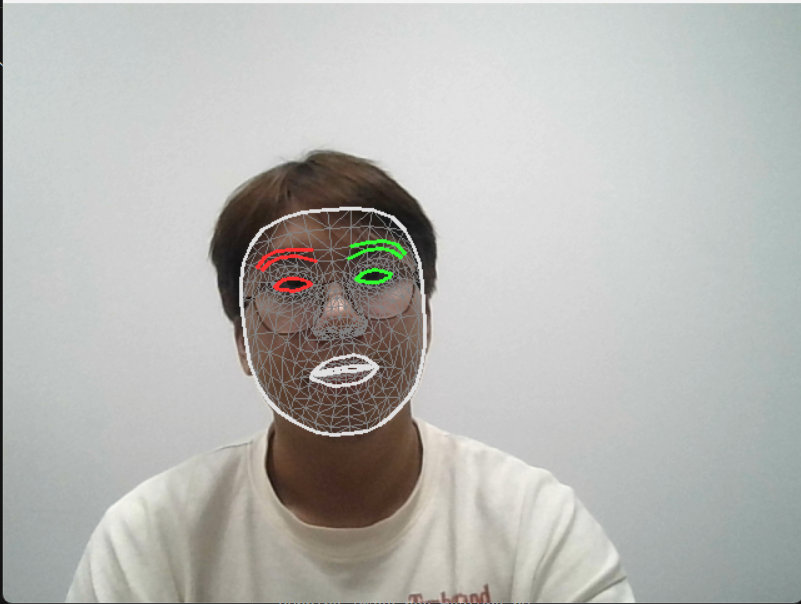
#> input picture SmartAI/INF2009_Labs/assets/image_face_capture_20250225_181427.png, 801 x 604 px, given in place of the camera
$ python image_capture_display.py
#> lines starting #> are read from the running program, lines starting #| are printed output that depends on the picture; after the words box and inside, x2 and y2 are one past the last pixel; in counts of white or black regions, pixels touching at a corner belong together
# Reference: https://pyimagesearch.com/2014/08/04/opencv-python-color-detection/
import cv2
import numpy as np
import os
from datetime import datetime

# %% Defining a list of boundaries in the RGB color space
# (or rather, BGR, since OpenCV represents images as NumPy arrays in reverse order)
# Refer to https://docs.opencv.org/3.4/da/d97/tutorial_threshold_inRange.html
boundaries = [
    ([0, 0, 100], [100, 100, 255]),  # For Red (more lenient)
    ([100, 0, 0], [255, 100, 100]),  # For Blue (more lenient)
    ([0, 100, 0], [100, 255, 100]),  # For Green (more lenient)
    ([0, 100, 100], [100, 255, 255]),
]  # For Yellow (B: 0-100, G: 100-255, R: 100-255)


# %% Normalize the Image for display (Optional)
def normalizeImg(Img):
    Img = np.float64(Img)  # Converting to float to avoid errors due to division
    if np.max(Img) - np.min(Img) != 0:  # Avoid division by zero
        norm_img = (Img - np.min(Img)) / (np.max(Img) - np.min(Img))
        norm_img = np.uint8(norm_img * 255.0)
    else:
        norm_img = np.zeros_like(Img, dtype=np.uint8)
    return norm_img


# %% Create output directory if it doesn't exist
output_dir = "results"
if not os.path.exists(output_dir):
    os.makedirs(output_dir)

# %% Open CV Video Capture and frame analysis
cap = cv2.VideoCapture(0)

# Check if the webcam is opened correctly
if not cap.isOpened():
    raise IOError("Cannot open webcam")

# Set a consistent display width for each frame
DISPLAY_WIDTH = 320  # You can adjust this value
DISPLAY_HEIGHT = 240  # You can adjust this value

# Variables for saving images
save_image = False
saved = False

print("Press 's' to save current frame")
print("Press 'q' to quit")

# The loop will break on pressing the 'q' key
while True:
    try:
        # Capture one frame
        ret, frame = cap.read()
#> frame is the input picture: shape (604, 801, 3); mean B, G, R 179.5, 182.9, 182.7

        # Resize the original frame
        frame = cv2.resize(frame, (DISPLAY_WIDTH, DISPLAY_HEIGHT))
#> frame: shape (240, 320, 3)

        output = []

        # loop over the boundaries
        for lower, upper in boundaries:
            # create NumPy arrays from the boundaries
            lower = np.array(lower, dtype="uint8")
            upper = np.array(upper, dtype="uint8")

            # find the colors within the specified boundaries and apply the mask
            mask = cv2.inRange(frame, lower, upper)
            segmented = cv2.bitwise_and(frame, frame, mask=mask)
            # Resize the segmented image to match display size
            segmented = cv2.resize(segmented, (DISPLAY_WIDTH, DISPLAY_HEIGHT))
            output.append(segmented)
#> this loop made 4 passes
#> pass 1, `mask = cv2.inRange(frame, lower, upper)`:
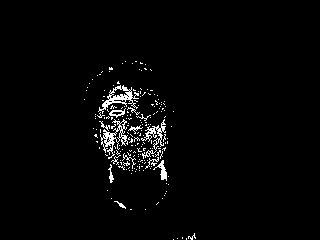
#> mask: shape (240, 320); 2.5% white in thin lines or dots, all inside (x1, y1, x2, y2) = (84, 61, 196, 240)
#> pass 1, `segmented = cv2.bitwise_and(frame, frame, mask=mask)`:
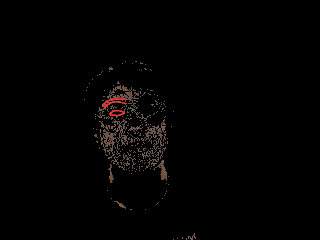
#> segmented: shape (240, 320, 3); mean B, G, R 1.9, 2.1, 2.9
#> pass 2, `mask = cv2.inRange(frame, lower, upper)`:
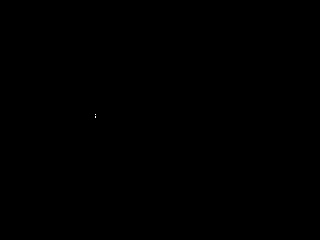
#> mask: shape (240, 320); 0% white in thin lines or dots, all inside (x1, y1, x2, y2) = (95, 114, 96, 118)
#> after the loop, output = 4 items

        # Output is appended to be of size Pixels X 4 (for R, G, B, Y)
        red_img = normalizeImg(output[0])
        green_img = normalizeImg(output[1])
        blue_img = normalizeImg(output[2])
        yellow_img = normalizeImg(output[3])

        # Add labels to each image
        def add_label(image, label):
            # Create a copy of the image to avoid modifying the original
#> called with label = 'Original'
            labeled = image.copy()
            # Add text at the top of the image
            cv2.putText(labeled, label, (10, 30), cv2.FONT_HERSHEY_SIMPLEX,
                        0.7, (255, 255, 255), 2)
            return labeled

        # Add labels to images
        frame = add_label(frame, "Original")
        red_img = add_label(red_img, "Red")
        green_img = add_label(green_img, "Green")
        blue_img = add_label(blue_img, "Blue")
        yellow_img = add_label(yellow_img, "Yellow")
#> in add_label (call 5), `cv2.putText(labeled, label, (10, 30), cv2.FONT_HERSHEY_SIMPLEX, 0.7, (..`:
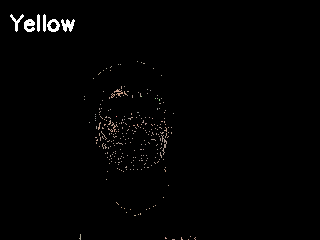
#> labeled: shape (240, 320, 3); mean of channels 0, 1, 2 2.6, 2.7, 2.8; drawn as B, G, R

        # horizontal Concatenation for displaying the images and colour segmentations
        top_row = cv2.hconcat([frame, red_img, green_img])
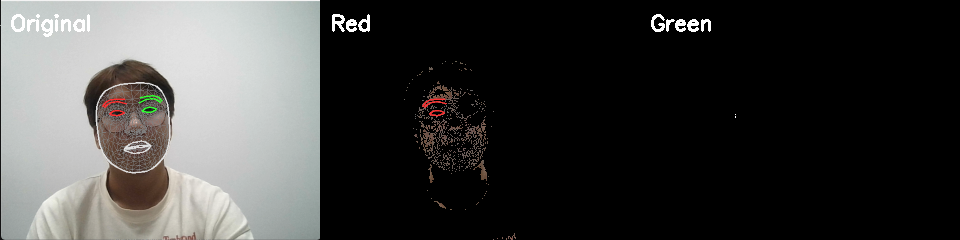
#> top_row: shape (240, 960, 3); mean B, G, R 61.5, 62.7, 62.9
        bottom_row = cv2.hconcat([blue_img, yellow_img, np.zeros_like(frame)])  # Add blank space to match top row
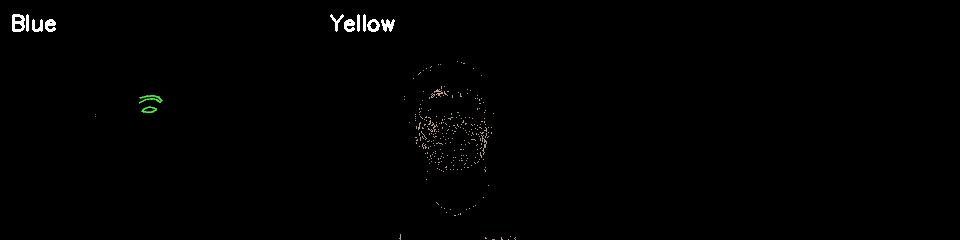
#> bottom_row: shape (240, 960, 3); mean of channels 0, 1, 2 1.3, 1.5, 1.4; drawn as B, G, R
        catImg = cv2.vconcat([top_row, bottom_row])
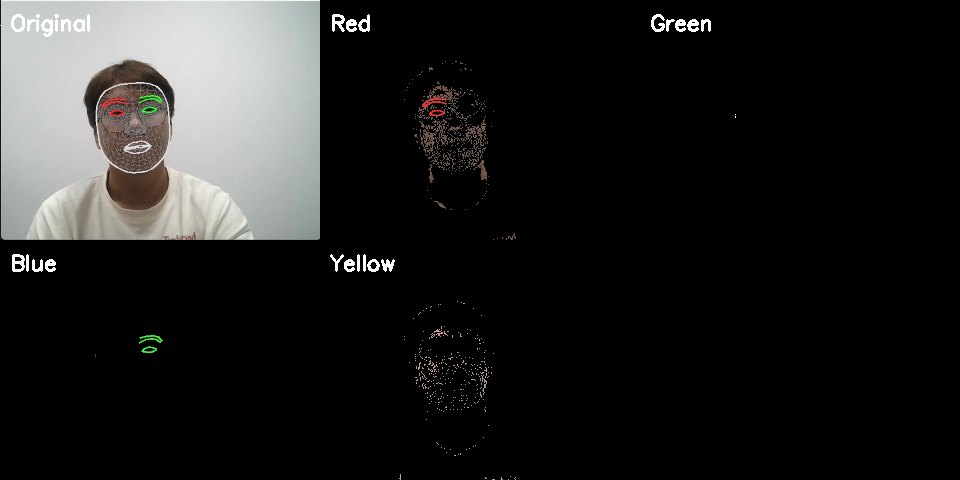
#> catImg: shape (480, 960, 3); mean B, G, R 31.4, 32.1, 32.2

        # Display the final image
        cv2.imshow("Color Segmentation", catImg)

        key = cv2.waitKey(1) & 0xFF
#> (key q is pressed here)
        if key == ord("q"):
            break
        elif key == ord("s") and not saved:
            # Generate timestamp for unique filename
            timestamp = datetime.now().strftime("%Y%m%d_%H%M%S")
            filename = os.path.join(output_dir, f"color_segmentation_{timestamp}.jpg")
            cv2.imwrite(filename, catImg)
            print(f"Saved result to {filename}")
            saved = True

    except KeyboardInterrupt:
        break

cap.release()
cv2.destroyAllWindows()

$ run again, on SmartAI/INF2009_Labs/assets/image_hog_feature_20250225_181411.png
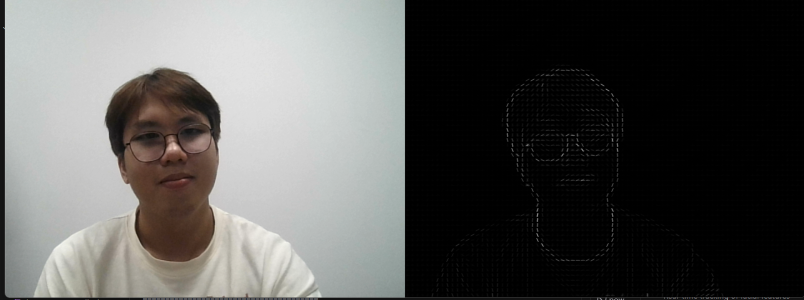
#> input picture SmartAI/INF2009_Labs/assets/image_hog_feature_20250225_181411.png, 1607 x 600 px, given in place of the camera (shown at 1/2 size)
#> frame is the input picture: shape (600, 1607, 3); mean B, G, R 87, 88.7, 89
#> frame: shape (240, 320, 3)
#> the loop `for lower, upper in boundaries:` made 4 passes
#> pass 1, `mask = cv2.inRange(frame, lower, upper)`:
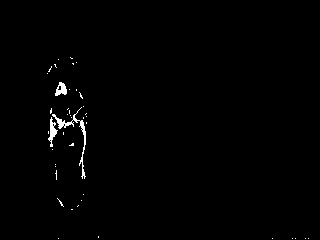
#> mask: shape (240, 320); 0.81% white; 43 white regions (40 under 20 px), largest, box (x1, y1, x2, y2) and area: (52, 107, 86, 179) 278, (48, 117, 58, 147) 121, (55, 82, 67, 96) 103
#> after the loop `for lower, upper in boundaries:`: output = 4 items
#> Img: shape (240, 320, 3) float64; every value is 0
#> blue_img: shape (240, 320, 3); every value is 0
#> `catImg = cv2.vconcat([top_row, bottom_row])`:
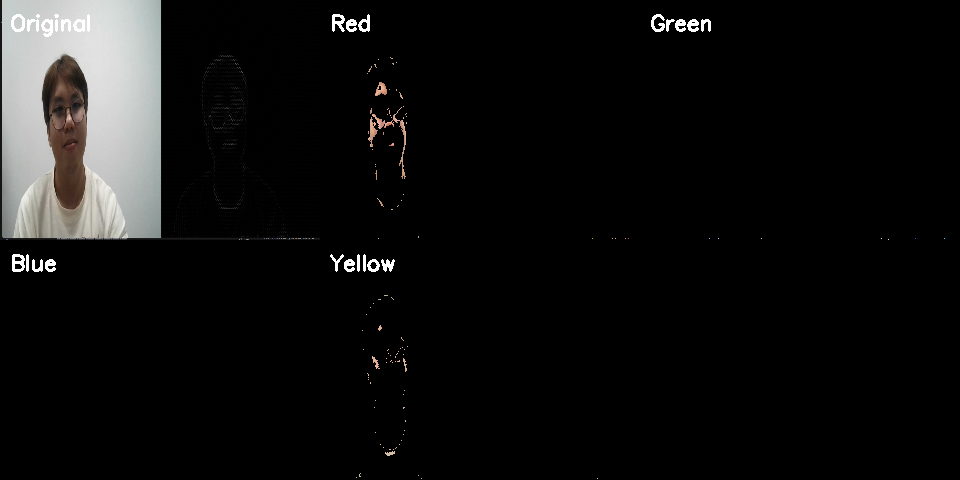
#> catImg: shape (480, 960, 3); mean B, G, R 15.7, 16, 16.1

$ run again, on SmartAI/INF2009_Labs/assets/image_live_facial_landmarks_20250225_181442.png
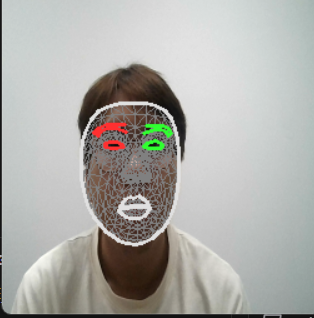
#> input picture SmartAI/INF2009_Labs/assets/image_live_facial_landmarks_20250225_181442.png, 314 x 318 px, given in place of the camera
#> frame is the input picture: shape (318, 314, 3); mean B, G, R 169.5, 173.5, 173.9
#> frame: shape (240, 320, 3)
#> the loop `for lower, upper in boundaries:` made 4 passes
#> pass 1, `mask = cv2.inRange(frame, lower, upper)`:
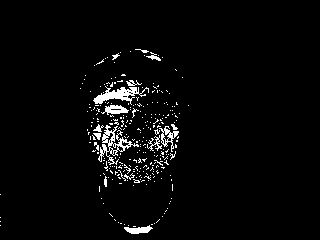
#> mask: shape (240, 320); 3.2% white in thin lines or dots, all inside (x1, y1, x2, y2) = (0, 49, 189, 234)
#> after the loop `for lower, upper in boundaries:`: output = 4 items
#> `catImg = cv2.vconcat([top_row, bottom_row])`:
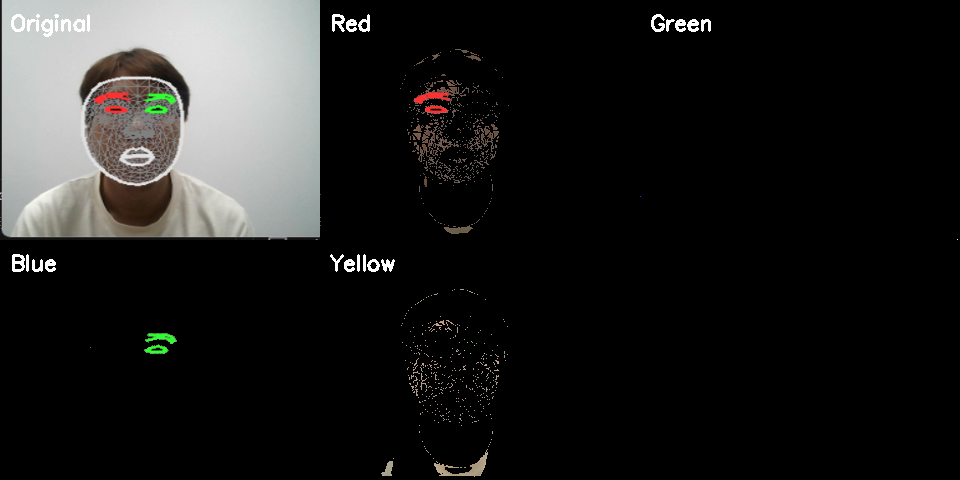
#> catImg: shape (480, 960, 3); mean B, G, R 30.1, 31, 31.2
